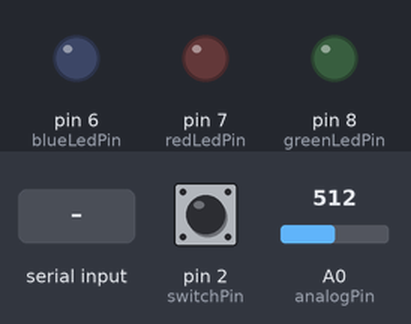
A sketch run on a simulated Arduino Uno, built with avr-gcc and run on an emulated ATmega328P. Shown: output pins drawn as LEDs (lit = HIGH). The test bench sets the inputs (shaded band); at power-on: pin 2 (switchPin) HIGH, A0 (analogPin) = 512. What the sketch prints to the serial monitor is not drawn.

Above: at 1.2 s.
1.3 s: "start\n" received over Serial
At 1.51 s:
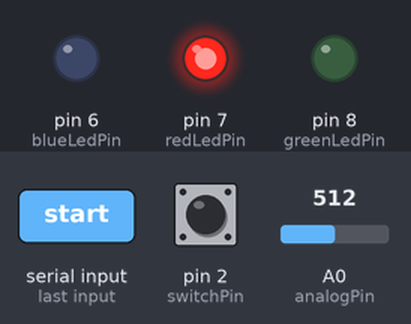
At 1.93 s:
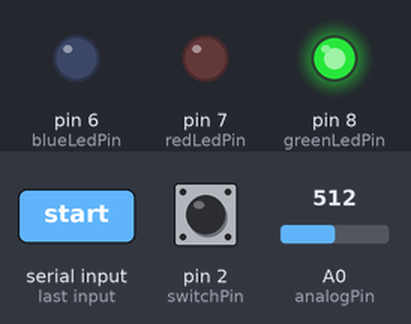
Timing chart, 0 to 4.3 s (numbered marks = the images above; inputs shaded):
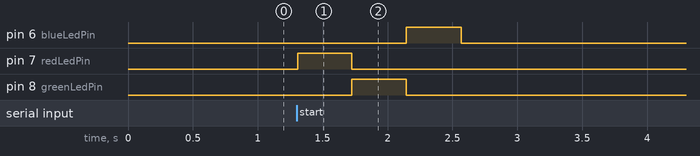

Measured:
- after the input at 1.3 s, pin 6 (blueLedPin): LOW → HIGH after 0.84 s, → LOW 0.42 s later; pin 7 (redLedPin): LOW → HIGH at once, → LOW 0.42 s later; pin 8 (greenLedPin): LOW → HIGH after 0.42 s, → LOW 0.42 s later

The sketch:

ColorPicker.ino
```cpp
int analogPin = A0;

int blueLedPin = 6;
int redLedPin = 7;
int greenLedPin = 8;

int switchPin = 2;
int switchValue = 1;

bool acquiring = false;
bool switched = false;

const int ACQUISITION_TIME = 3000;
const int LED_UP_TIME = 250;

int iterationCounter = 0;

float currentColorMean = 0;

float blueMean = 0;
float redMean = 0;
float greenMean = 0;

int currentColor = 0;

float calibrationRed = 20;
float calibrationGreen = 150;
float calibrationBlue = 200;

void setup() {
  // put your setup code here, to run once:
  Serial.begin(9600);

  pinMode(blueLedPin, OUTPUT);
  pinMode(redLedPin, OUTPUT);
  pinMode(greenLedPin, OUTPUT);

  pinMode(switchPin, INPUT_PULLUP);
}

void loop() {
  // put your main code here, to run repeatedly:
  switchValue = digitalRead(switchPin);

  // Serial.println(acquiring);

  if (Serial.available() > 0) {
    String message = Serial.readStringUntil('\n');
    if (message == "start") {
      startAcquisition();
    }
  }

  // Serial.println(switchValue);

  if (acquiring) {
    if (currentColor == 0) {
      redMean = measureColor(redLedPin);
    }
    else if (currentColor == 1) {
      greenMean = measureColor(greenLedPin);
    }
    else if (currentColor == 2) {
      blueMean = measureColor(blueLedPin);
    }
    else {
      acquiring = false;
      currentColor = 0;

      Serial.print("R : ");
      // Serial.println(redMean/calibrationRed);
      Serial.println(redMean);

      Serial.print("G : ");
      // Serial.println(greenMean/calibrationGreen);
      Serial.println(greenMean);

      Serial.print("B : ");
      // Serial.println(blueMean/calibrationBlue);
      Serial.println(blueMean);
      blueMean = 0;
      redMean = 0;
      greenMean = 0;
      //Serial.println(currentColorMean);
    }
  }
}

void startAcquisition() {
  acquiring = true;
}


float measureColor(int colorPin) {
  analogWrite(colorPin, 255);
  // Serial.print(blueTime);
  // Serial.print("   ");

  if (iterationCounter > LED_UP_TIME) {
    currentColorMean += 1024-analogRead(analogPin);
  }

  iterationCounter++;

  if (iterationCounter >= ACQUISITION_TIME) {
    // Serial.println(currentColorMean/(iterationCounter-LED_UP_TIME));
    analogWrite(colorPin, 0);
    // acquiring = false;
    iterationCounter = 0;
    // blueMean = 0;
    currentColor++;
    float tempAnswer = currentColorMean / (ACQUISITION_TIME - LED_UP_TIME);
    currentColorMean = 0;
    return tempAnswer;
  }
  return 0;
}
```
